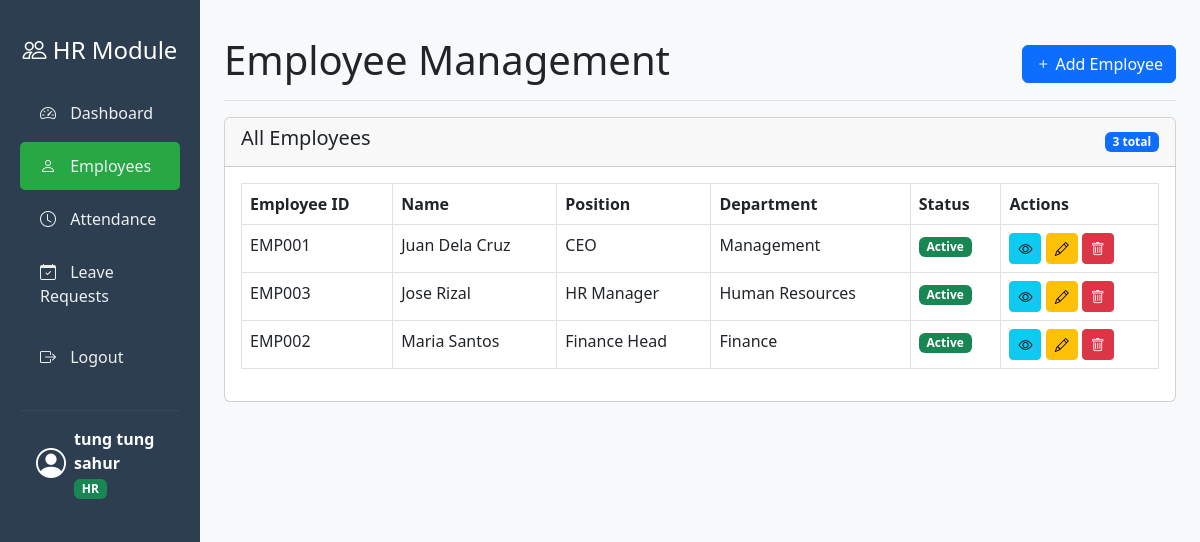
Screenshot of /pos-system/modules/hr/employees.php (signed in) with the database file from the repository.
### tables this page shows
CREATE TABLE `employees` (
  `id` int(11) NOT NULL,
  `employee_id` varchar(20) NOT NULL,
  `first_name` varchar(50) NOT NULL,
  `last_name` varchar(50) NOT NULL,
  `middle_name` varchar(50) DEFAULT NULL,
  `email` varchar(100) DEFAULT NULL,
  `phone` varchar(20) DEFAULT NULL,
  `position` varchar(50) DEFAULT NULL,
  `department` varchar(50) DEFAULT NULL,
  `date_hired` date DEFAULT NULL,
  `status` enum('active','inactive','terminated') DEFAULT 'active',
  `user_id` int(11) DEFAULT NULL,
  `created_at` timestamp NOT NULL DEFAULT current_timestamp()
);

### pos-system/modules/hr/employees.php (the view, shortened to what this page needs)
<?php
require_once '../../config/database.php';
require_once '../../includes/header.php';
require_once '../../includes/sidebar/hr-sidebar.php';
?>
<main class="col-md-10 ms-sm-auto px-md-4 main-content">
    <div class="d-flex justify-content-between flex-wrap flex-md-nowrap align-items-center pt-3 pb-2 mb-3 border-bottom">
        <h1>Employee Management</h1>
        <button class="btn btn-primary" data-bs-toggle="modal" data-bs-target="#addEmployeeModal">
            <i class="bi bi-plus"></i> Add Employee
        </button>
    </div>
    <div class="card">
        <div class="card-header d-flex justify-content-between align-items-center">
            <h5>All Employees</h5>
            <span class="badge bg-primary"><?php
                try {
                    echo $pdo->query("SELECT COUNT(*) FROM employees")->fetchColumn();
                } catch (PDOException $e) {
                    echo '0';
                }
            ?> total</span>
        </div>
        <div class="card-body">
            <div class="table-responsive">
                <table class="table table-bordered table-hover">
                    <thead>
                        <tr>
                            <th>Employee ID</th>
                            <th>Name</th>
                            <th>Position</th>
                            <th>Department</th>
                            <th>Status</th>
                            <th>Actions</th>
                        </tr>
                    </thead>
                    <tbody>
                        <?php
                        try {
                            $employees = $pdo->query("SELECT * FROM employees ORDER BY last_name");
                            if($employees->rowCount() > 0):
                            while($emp = $employees->fetch()):
                        ?>
                        <tr>
                            <td><?php echo htmlspecialchars($emp['employee_id']); ?></td>
                            <td><?php echo htmlspecialchars($emp['first_name'] . ' ' . $emp['last_name']); ?></td>
                            <td><?php echo htmlspecialchars($emp['position']); ?></td>
                            <td><?php echo htmlspecialchars($emp['department']); ?></td>
                            <td>
                                <span class="badge bg-<?php
                                    echo $emp['status'] == 'active' ? 'success' :
                                        ($emp['status'] == 'inactive' ? 'warning' : 'danger');
                                ?>">
                                    <?php echo ucfirst($emp['status']); ?>
                                </span>
                            </td>
                            <td>
                                <button class="btn btn-sm btn-info" onclick="viewEmployee(<?php echo $emp['id']; ?>)">
                                    <i class="bi bi-eye"></i>
                                </button>
                                <button class="btn btn-sm btn-warning" onclick="editEmployee(<?php echo $emp['id']; ?>)">
                                    <i class="bi bi-pencil"></i>
                                </button>
                                <button class="btn btn-sm btn-danger" onclick="deleteEmployee(<?php echo $emp['id']; ?>)">
                                    <i class="bi bi-trash"></i>
                                </button>
                            </td>
                        </tr>
                        <?php
                            endwhile;
                            else:
                        ?>
                        <tr>
                            <td colspan="6" class="text-center py-3">No employees found</td>
                        </tr>
                        <?php
                            endif;
                        } catch (PDOException $e) {
                            echo '<tr><td colspan="6" class="text-center text-danger">Error loading employees: ' . $e->getMessage() . '</td></tr>';
                        }
                        ?>
                    </tbody>
                </table>
            </div>
        </div>
    </div>
</main>
<?php require_once '../../includes/footer.php'; ?>

### pos-system/assets/css/custom.css (style rules this page uses)
body { background-color: #f8f9fa; }
.main-content { padding: 20px; }

### rows the page displays
employees: employee "EMP001", first_name+last_name "Juan Dela Cruz", position "CEO", department "Management", status "Active"
employees: employee "EMP003", first_name+last_name "Jose Rizal", position "HR Manager", department "Human Resources", status "Active"
employees: employee "EMP002", first_name+last_name "Maria Santos", position "Finance Head", department "Finance", status "Active"

### other values shown
$_SESSION['full_name'] "tung tung sahur"
$pdo->query("SELECT COUNT(*) FROM employees")->fetchColumn() "3"
